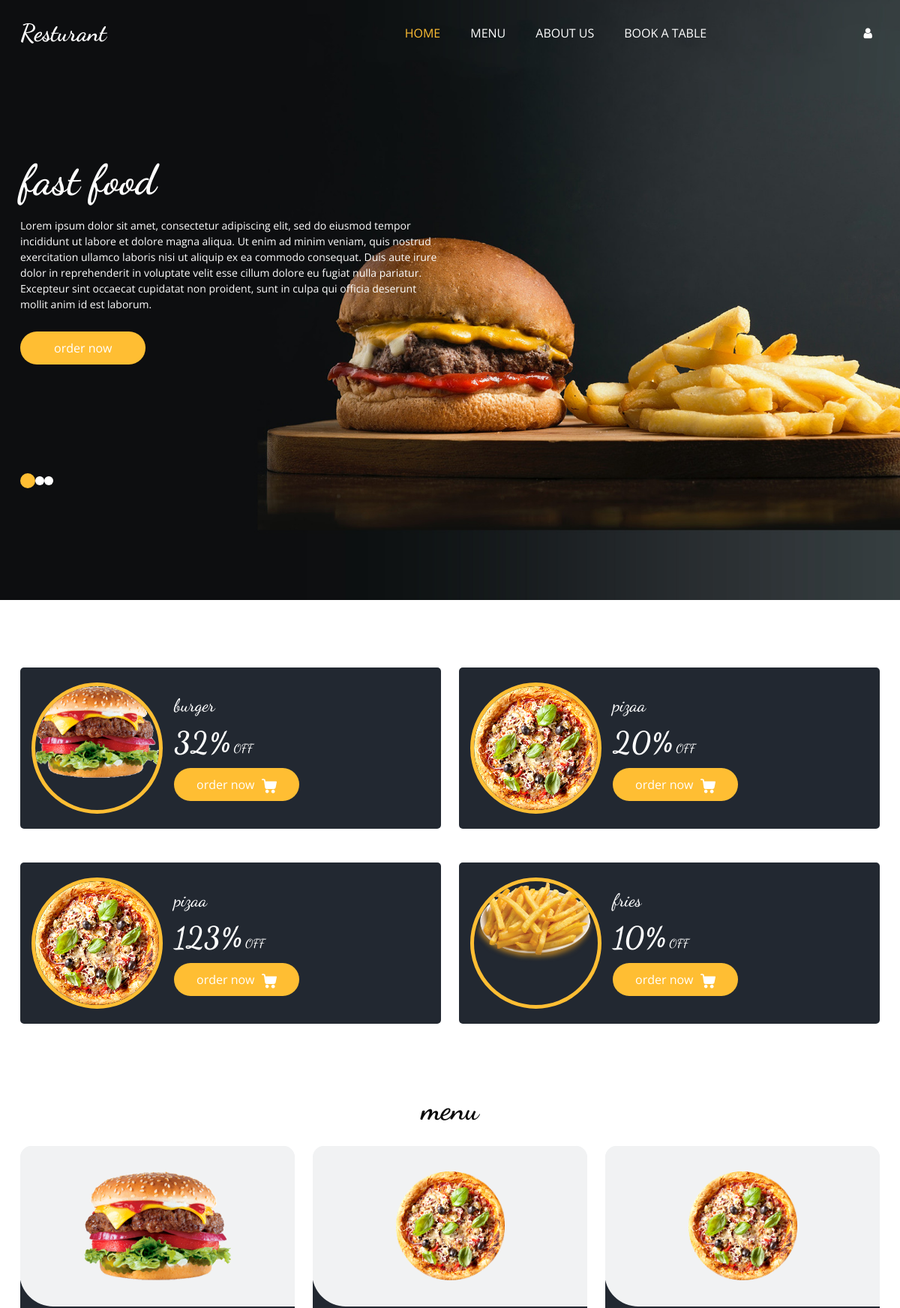
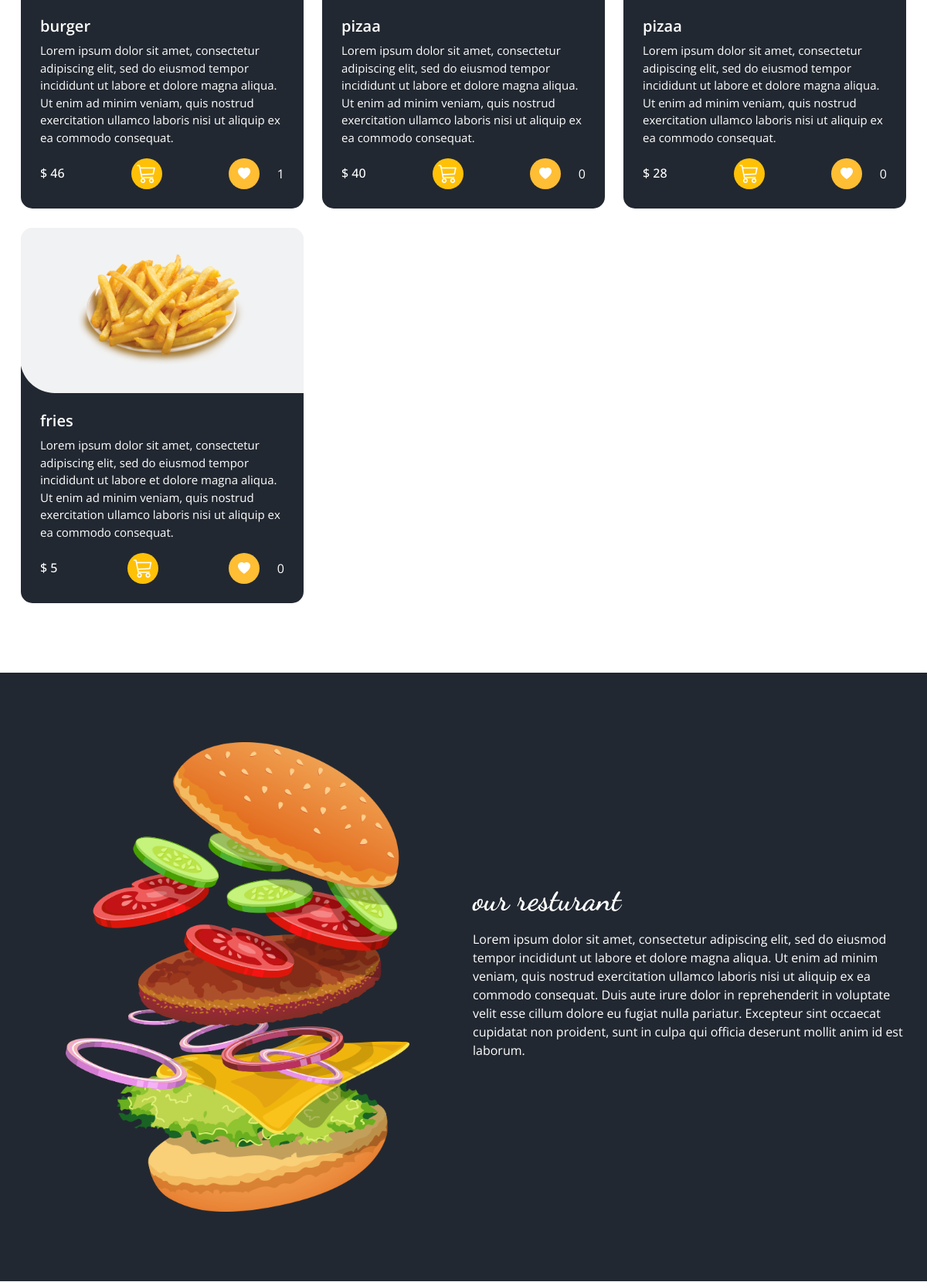
The page / (upper part) on the database its author committed (2 pictures, top to bottom).
### food_module/models.py (models this page shows, shortened)
class Food_menu(models.Model):
    food_name=models.CharField(max_length=200)
    slug=models.CharField(max_length=200)
    about_food=models.TextField(max_length=1000)
    image = models.ImageField(upload_to='img')
    price=models.IntegerField()
    is_active=models.BooleanField(default=True)
    food_time=models.TimeField(auto_now_add=True)
    Classification=models.ForeignKey('Classification_food',on_delete=models.CASCADE ,blank=False)
    discount=models.IntegerField(blank=True)
    like_user = models.ManyToManyField(User ,blank=True,related_name='like_part')
    user_order=models.ManyToManyField(User,blank=True,related_name='user_order')

### food_module/views.py (the view)
# urls.py: path('', views.Home_page.as_view(),name='home_page'),
class Home_page(TemplateView):
    template_name ='home.html'
    def get_context_data(self, **kwargs):
        liked =False
        context=super(Home_page, self).get_context_data()
        context['foods']=models.Food_menu.objects.filter(is_active=True)
        context['main_comments']=models.Comments.objects.filter(is_aactive=True)
        context['footer']=models.Footer_data.objects.get()
        context['reserv']=models.reservation.objects.all()
        context['comment'] = comment_form()
        return context

### food_module/templates/home.html (shortened to what this page needs)
{% extends 'base.html' %}
{% load static %}
{% block content %}
  <body>
    <div class="hero_area">
      <div class="bg-box">
        <img src="{% static 'images/hero-bg.jpg' %}" alt="" />
      </div>
      <header class="header_section">
        <div class="container">
          <nav class="navbar navbar-expand-lg custom_nav-container">
            <a class="navbar-brand" href="{% url 'home_page' %}">
              <span> Resturant </span>
            </a>
            <div class="collapse navbar-collapse" id="navbarSupportedContent">
              <ul class="navbar-nav mx-auto">
                <li class="nav-item active">
                  <a class="nav-link" href="{% url 'home_page' %}"
                    >home <span class="sr-only">(current)</span></a
                  >
                </li>
                <li class="nav-item">
                  <a class="nav-link" href="#menu">Menu</a>
                </li>
                <li class="nav-item">
                  <a class="nav-link" href="{% url 'about_us' %}">about us </a>
                </li>
                <li class="nav-item">
                  <a class="nav-link" href="{% url 'book_table' %}"> book a table</a>
                </li>
              </ul>
              <div class="user_option">
                  {% if user.is_authenticated %}
                  <a href="{% url 'dashboard'%}" class="user_link">
                  <i class="fa fa-user" aria-hidden="true"></i>
                </a>
                      {% else %}
                        <a href="{% url 'login_register' %}" class="user_link">
                  <i class="fa fa-user" aria-hidden="true"></i>
                </a>
                  {% endif %}
          </nav>
        </div>
      </header>
      <section class="slider_section">
        <div id="customCarousel1" class="carousel slide" data-ride="carousel">
          <div class="carousel-inner">
            <div class="carousel-item active">
              <div class="container">
                <div class="row">
                  <div class="col-md-7 col-lg-6">
                    <div class="detail-box">
                      <h1>fast food </h1>
                      <p>
                         Lorem ipsum dolor sit amet, consectetur adipiscing elit, sed do eiusmod tempor incididunt ut labore et dolore magna aliqua. Ut enim ad minim veniam, quis nostrud exercitation ullamco laboris nisi ut aliquip ex ea commodo consequat. Duis aute irure dolor in reprehenderit in voluptate velit esse cillum dolore eu fugiat nulla pariatur. Excepteur sint occaecat cupidatat non proident, sunt in culpa qui officia deserunt mollit anim id est laborum.
                      </p>
                      <div class="btn-box">
                        <a href="" class="btn1"> order now </a>
                      </div>
                    </div>
                  </div>
                </div>
              </div>
            </div>
          </div>
          <div class="container">
            <ol class="carousel-indicators">
              <li
                data-target="#customCarousel1"
                data-slide-to="0"
                class="active"
              ></li>
              <li data-target="#customCarousel1" data-slide-to="1"></li>
              <li data-target="#customCarousel1" data-slide-to="2"></li>
            </ol>
          </div>
        </div>
      </section>
    </div>
    <section class="offer_section layout_padding-bottom">
      <div class="offer_container">
        <div class="container">
          <div class="row">
              {% for food in foods %}
                  {% if food.discount %}
                <div class="col-md-6">
              <div class="box">
                <div class="img-box">
                  <img src="{{ food.image.url }}" alt="{{ food.food_name }}" />
                </div>
                <div class="detail-box">
                  <h5>{{ food.food_name }} </h5>
                  <h6><span>{{ food.discount }}%</span> OFF</h6>
                  <a href="">
                    order now
                  </a>
                </div>
              </div>
            </div>
                  {% endif %}
              {% endfor %}
          </div>
        </div>
      </div>
    </section>
    <section class="food_section layout_padding-bottom">
      <div class="container">
        <div class="heading_container heading_center">
          <h2 id="menu">menu</h2>
        </div>
        <div class="filters-content">
          <div class="row grid">
          {% for food in foods %}
            <div class="col-sm-6 col-lg-4 all pizza">
                   <div class="box">
                <div>
                  <div class="img-box">
                    <img src="{{ food.image.url }}" alt="{{ food.food_name }}" />
                  </div>
                  <div class="detail-box">
                    <h5>{{ food.food_name }}</h5>
                    <p>
                        {{ food.about_food }}
                    </p>
                    <div class="options">
                      <h6>$ {{ food.price }}</h6>
                        <form action="{% url 'add_product_to_order'  %}">
                             <button class="shop_btn" type="button" onclick="add_to_order({{ food.pk }})">
                                 <i class="bi bi-cart3"></i>
                          </button>
                        </form>
                         <div class="like_part">
                        <a type="button" id="like_btn" href="{% url 'like' food.pk %}"><i class="bi bi-heart-fill"></i> </a>
                       <span>{{ food.like_user.count }}</span>
                         </div>
                    </div>
                  </div>
                </div>
              </div>
            </div>
 {% endfor %}
            </div>
          </div>
        </div>
    </section>
    <section class="about_section layout_padding">
      <div class="container">
        <div class="row">
          <div class="col-md-6">
            <div class="img-box">
              <img src="images/about-img.png" alt="" />
            </div>
          </div>
          <div class="col-md-6">
            <div class="detail-box">
              <div class="heading_container">
                <h2> our resturant </h2>
              </div>
              <p>
                    Lorem ipsum dolor sit amet, consectetur adipiscing elit, sed do eiusmod tempor incididunt ut labore et dolore magna aliqua. Ut enim ad minim veniam, quis nostrud exercitation ullamco laboris nisi ut aliquip ex ea commodo consequat. Duis aute irure dolor in reprehenderit in voluptate velit esse cillum dolore eu fugiat nulla pariatur. Excepteur sint occaecat cupidatat non proident, sunt in culpa qui officia deserunt mollit anim id est laborum.
              </p>
            </div>
          </div>
        </div>
      </div>
    </section>
  </body>
{% endblock %}

### static/css/responsive.css (style rules this page uses)
@media (min-width: 1200px) { .container { max-width: 1170px; } }

### static/css/custommm.css (style rules this page uses)
#like_btn { width: 40px; height: 40px; border-radius: 100%; background: #ffbe33; display: -webkit-box; display: -ms-flexbox; display: flex; -webkit-box-pack: center; -ms-flex-pack: center; justify-content: center; -webkit-box-align: center; -ms-flex-align: center; align-items: center; cursor: pointer; outline: none; border: none; color: white; }
.like_part { display: flex; align-items: center; justify-content: space-between; width: 72px; }
.shop_btn { outline: none; border: none; color: white; background-color: #ffc107; border-radius: 50px; font-size: 25px; width: 40px; }

### rows shown on the page
Food_menu: image (picture), food_name "burger", discount "32", about_food "Lorem ipsum dolor sit amet, consectetur adipiscing elit, sed do eiusmod tempor incididunt ut labore et dolore magna aliqua. Ut enim ad minim veniam, quis nostrud exercitation ullamco laboris nisi ut aliquip ex ea commodo consequat.", price "46", like_user.count "1"
Food_menu: image (picture), food_name "pizaa", discount "20", about_food "Lorem ipsum dolor sit amet, consectetur adipiscing elit, sed do eiusmod tempor incididunt ut labore et dolore magna aliqua. Ut enim ad minim veniam, quis nostrud exercitation ullamco laboris nisi ut aliquip ex ea commodo consequat.", price "40", like_user.count "0"
Food_menu: image (picture), food_name "pizaa", discount "123", about_food "Lorem ipsum dolor sit amet, consectetur adipiscing elit, sed do eiusmod tempor incididunt ut labore et dolore magna aliqua. Ut enim ad minim veniam, quis nostrud exercitation ullamco laboris nisi ut aliquip ex ea commodo consequat.", price "28", like_user.count "0"
Food_menu: image (picture), food_name "fries", discount "10", about_food "Lorem ipsum dolor sit amet, consectetur adipiscing elit, sed do eiusmod tempor incididunt ut labore et dolore magna aliqua. Ut enim ad minim veniam, quis nostrud exercitation ullamco laboris nisi ut aliquip ex ea commodo consequat.", price "5", like_user.count "0"
